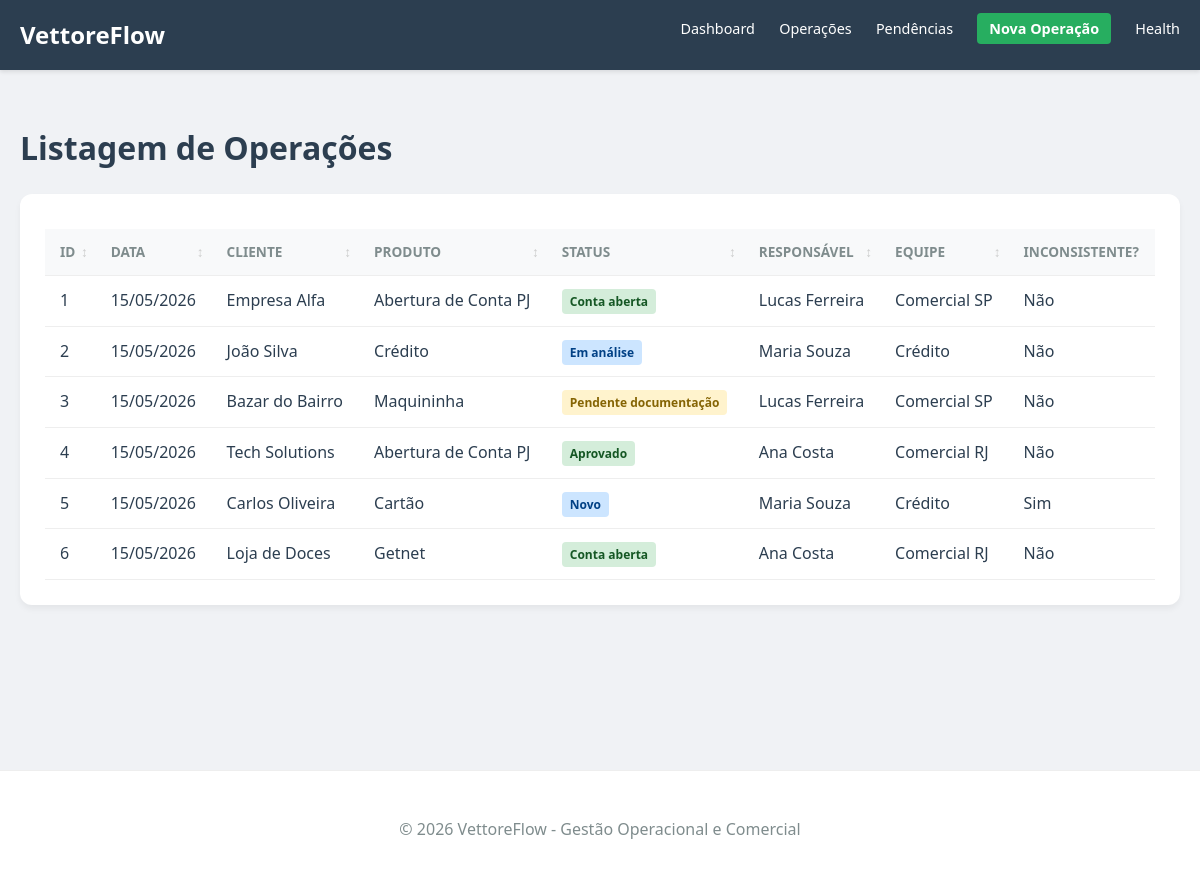
/operacoes, run on an earlier commit of the app's database.
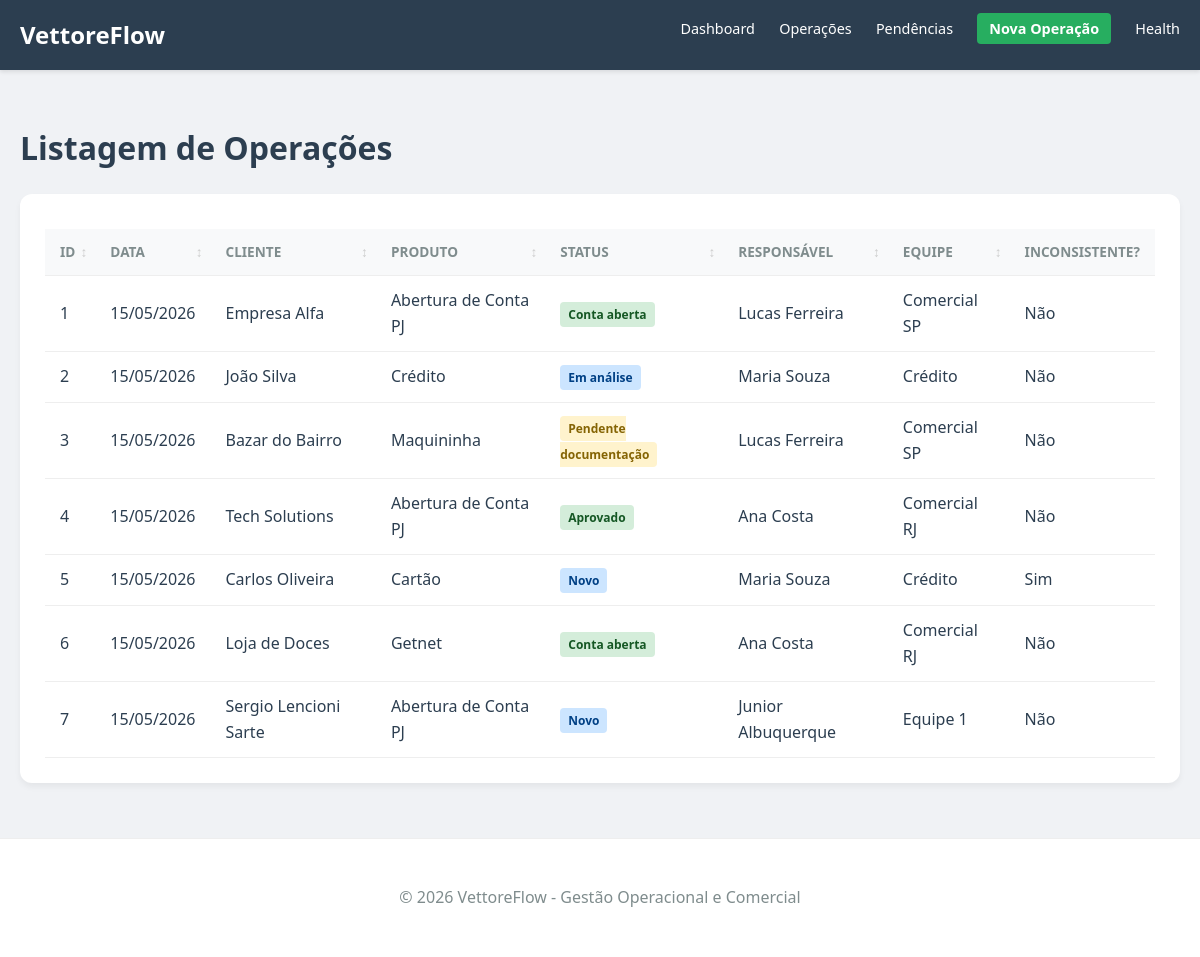
And on a later commit of the database.
### app/models/operacao.py (models this page shows, shortened)
class Operacao(db.Model):
    __tablename__ = 'operacoes'
    id = db.Column(db.Integer, primary_key=True)
    data_atendimento = db.Column(db.Date, nullable=False, default=datetime.utcnow)
    cliente_nome = db.Column(db.String(150), nullable=False)
    cpf_cnpj = db.Column(db.String(20), nullable=False)
    produto = db.Column(db.String(100), nullable=False)
    status = db.Column(db.String(50), nullable=False)
    canal_origem = db.Column(db.String(100))
    responsavel = db.Column(db.String(100))
    equipe = db.Column(db.String(100))
    cidade = db.Column(db.String(100))
    uf = db.Column(db.String(2))
    valor_estimado = db.Column(db.Numeric(12, 2), default=0.0)
    observacao = db.Column(db.Text)
    possui_inconsistencia = db.Column(db.Boolean, default=False)
    descricao_inconsistencia = db.Column(db.Text)
    data_criacao = db.Column(db.DateTime, default=datetime.utcnow)

### app/web/routes.py (the view)
@web.route('/operacoes')
def listar_operacoes():
    operacoes = OperacaoService.listar_todas()
    return render_template('operacoes.html', operacoes=operacoes)

### app/services/operacao_service.py (called while the page is built)
    @staticmethod
    def listar_todas():
        return Operacao.query.all()

### app/templates/operacoes.html (shortened to what this page needs)
{% extends "base.html" %}
{% block content %}
    <h1>Listagem de Operações</h1>
    <div class="card">
        {% if operacoes %}
        <table class="data-table">
            <thead>
                <tr>
                    <th class="sortable">ID</th>
                    <th class="sortable">Data</th>
                    <th class="sortable">Cliente</th>
                    <th class="sortable">Produto</th>
                    <th class="sortable">Status</th>
                    <th class="sortable">Responsável</th>
                    <th class="sortable">Equipe</th>
                    <th>Inconsistente?</th>
                </tr>
            </thead>
            <tbody>
                {% for op in operacoes %}
                <tr>
                    <td>{{ op.id }}</td>
                    <td>{{ op.data_atendimento.strftime('%d/%m/%Y') }}</td>
                    <td>{{ op.cliente_nome }}</td>
                    <td>{{ op.produto }}</td>
                    <td><span class="status-badge {{ op.status.lower().replace(' ', '-') }}">{{ op.status }}</span></td>
                    <td>{{ op.responsavel }}</td>
                    <td>{{ op.equipe }}</td>
                    <td>{{ "Sim" if op.possui_inconsistencia else "Não" }}</td>
                </tr>
                {% endfor %}
            </tbody>
        </table>
        {% else %}
        <div class="empty-state">
            <p>Nenhuma operação cadastrada no momento.</p>
        </div>
        {% endif %}
    </div>
{% endblock %}

### app/templates/base.html (shortened to what this page needs)
<!DOCTYPE html>
<html lang="pt-br">
<head>
    <link rel="stylesheet" href="{{ url_for('static', filename='css/style.css') }}">
</head>
<body>
    <header>
        <nav>
            <a href="{{ url_for('web.index') }}" class="brand">VettoreFlow</a>
            <div class="links">
                <a href="{{ url_for('web.index') }}">Dashboard</a>
                <a href="{{ url_for('web.listar_operacoes') }}">Operações</a>
                <a href="{{ url_for('web.listar_pendencias') }}">Pendências</a>
                <a href="{{ url_for('web.nova_operacao') }}" class="btn-nav">Nova Operação</a>
                <a href="/api/health" target="_blank">Health</a>
            </div>
        </nav>
    </header>
    <main>
        {% block content %}{% endblock %}
    </main>
    <footer>
        <p>&copy; 2026 VettoreFlow - Gestão Operacional e Comercial</p>
    </footer>
</body>
</html>

### app/static/css/style.css (style rules this page uses)
:root { --primary: #2c3e50; --secondary: #34495e; --success: #27ae60; --warning: #f39c12; --danger: #e74c3c; --light: #ecf0f1; --dark: #2c3e50; --white: #ffffff; }
body { font-family: 'Segoe UI', Tahoma, Geneva, Verdana, sans-serif; line-height: 1.6; margin: 0; padding: 0; background-color: #f0f2f5; color: var(--dark); }
header { background: var(--primary); color: var(--white); padding: 1rem 0; box-shadow: 0 2px 4px rgba(0,0,0,0.1); }
nav { max-width: 1200px; margin: auto; display: flex; justify-content: space-between; padding: 0 20px; }
nav .brand { font-size: 1.5rem; font-weight: bold; color: var(--white); text-decoration: none; }
nav .links a { color: var(--white); margin-left: 20px; text-decoration: none; font-size: 0.9rem; }
main { padding: 30px 20px; max-width: 1200px; margin: auto; min-height: 80vh; }
h1, h2, h3 { color: var(--primary); }
.card { background: var(--white); padding: 25px; border-radius: 12px; box-shadow: 0 4px 6px rgba(0,0,0,0.05); margin-bottom: 25px; }
.data-table { width: 100%; border-collapse: collapse; margin-top: 10px; }
.data-table th, .data-table td { text-align: left; padding: 12px 15px; border-bottom: 1px solid #eee; }
.data-table th { background-color: #f8f9fa; color: #7f8c8d; font-size: 0.85rem; text-transform: uppercase; }
.status-badge { padding: 4px 8px; border-radius: 4px; font-size: 0.75rem; font-weight: bold; }
.aprovado, .conta-aberta { background: #d4edda; color: #155724; }
.pendente-documentação { background: #fff3cd; color: #856404; }
.novo, .em-análise { background: #cce5ff; color: #004085; }
footer { text-align: center; padding: 30px; background: #fff; color: #7f8c8d; border-top: 1px solid #eee; }
.btn-nav { background: var(--success); color: white !important; padding: 6px 12px; border-radius: 4px; font-weight: bold; text-decoration: none; }
.sortable { cursor: pointer; position: relative; padding-right: 20px !important; }
.sortable:after { content: '↕'; position: absolute; right: 8px; color: #ccc; }

What changed in the data, as far as the page shows it:
added Operacao: id "7", data_atendimento "15/05/2026", cliente_nome "Sergio Lencioni Sarte", produto "Abertura de Conta PJ", status "Novo", responsavel "Junior Albuquerque", equipe "Equipe 1", possui_inconsistencia "Não"
